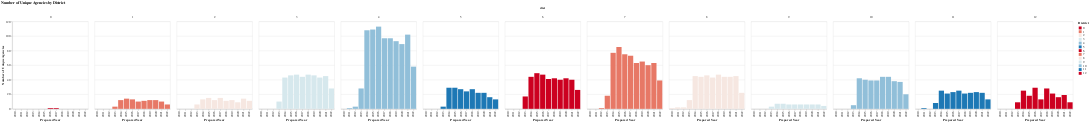

Notebook cell for this chart:
### Code cell
chart = alt.Chart(dist_years1).mark_bar().encode(
        # x='prepared_y:O',
        # y='n_agency_unique:Q',
        #color='dist:N',
        column='dist:N',
        x=alt.X('prepared_y:O', title='Prepared Year'),
        y=alt.Y('n_agency_unique:Q', title='Number of Unique Agencies'),
        color = alt.Color("dist:N", 
                              scale=alt.Scale(
                                  range=altair_utils.FIVETHIRTYEIGHT_DIVERGING_COLORS),  
                               legend=alt.Legend(title="District")
                              )
                              ).properties( 
                       title="Number of Unique Agencies by District")

chart

### Figure 1 — Vega-Lite specification as saved in the notebook (floating-point values rounded to 4 significant figures; data arrays with more than 128 entries replaced by an {"elided": "..."} marker saying what was removed)
{"usermeta": {"embedOptions": {"theme": "fivethirtyeight"}}, "config": {"view": {"continuousWidth": 400, "continuousHeight": 300}}, "data": {"name": "data-fdfa3a02ab7def962105d899d0d1ed32"}, "mark": "bar", "encoding": {"color": {"field": "dist", "legend": {"title": "District"}, "scale": {"range": ["#cc0020", "#e77866", "#f6e7e1", "#d6e8ed", "#91bfd9", "#1d78b5"]}, "type": "nominal"}, "column": {"field": "dist", "type": "nominal"}, "x": {"field": "prepared_y", "title": "Prepared Year", "type": "ordinal"}, "y": {"field": "n_agency_unique", "title": "Number of Unique Agencies", "type": "quantitative"}}, "title": "Number of Unique Agencies by District", "$schema": "https://vega.github.io/schema/vega-lite/v4.17.0.json", "datasets": {"data-fdfa3a02ab7def962105d899d0d1ed32": {"elided": "129 records"}}}
